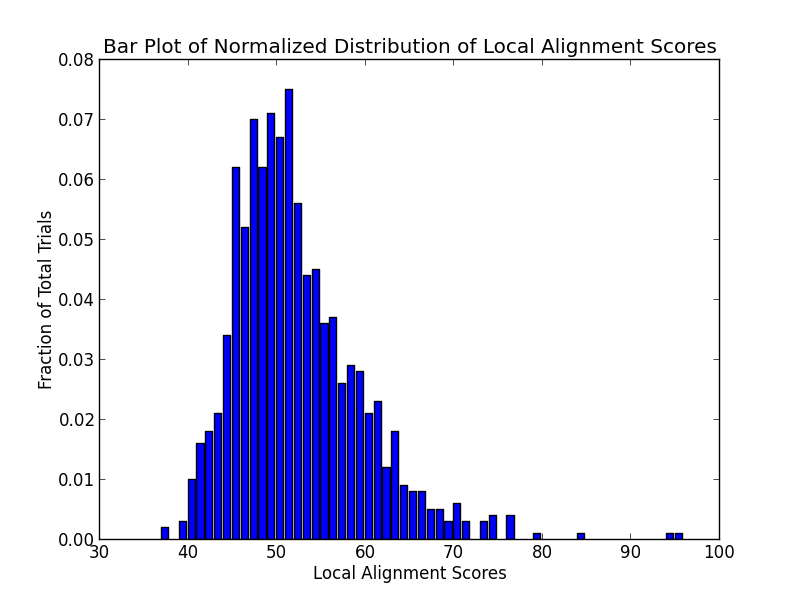

This chart was generated by the following Python code:
#!/usr/bin/python

import alg_application4_provided as app4
import collections
import matplotlib.pyplot as plt
import numpy
import proj4
import random


LOCAL_ALIGNMENT_SCORE = 875
TRIALS = 1000


random.seed(1234)


def BarPlot(scoring_dist):
    total = sum(scoring_dist.itervalues())
    x, y = [], []
    for score in sorted(scoring_dist):
        x.append(score)
        y.append(float(scoring_dist[score])/total)
    plt.bar(x, y)
    plt.ylabel('Fraction of Total Trials')
    plt.xlabel('Local Alignment Scores')
    plt.title('Bar Plot of Normalized Distribution of Local Alignment Scores')
    plt.show()


def GenNullDist(seq_x, seq_y, scoring_matrix, num_trials):
    rand_y = list(seq_y)
    scoring_dist = collections.Counter()
    for _ in xrange(num_trials):
        random.shuffle(rand_y)
        alignment_matrix = proj4.compute_alignment_matrix(
            seq_x, rand_y, scoring_matrix, False)
        score, _, _ = proj4.compute_local_alignment(
            seq_x, rand_y, scoring_matrix, alignment_matrix)
        scoring_dist[score] += 1
    return scoring_dist


def ZScore(score_list, s):
    mean = numpy.mean(score_list)
    std = numpy.std(score_list)
    z_score = (s - mean) / std
    print 'Mean: {}; Std: {}'.format(mean, std)
    print 'Z-score: {}'.format(z_score)


def main():
    human_protein = app4.read_protein(app4.HUMAN_EYELESS_URL)
    fruitfly_protein = app4.read_protein(app4.FRUITFLY_EYELESS_URL)
    scoring_matrix = app4.read_scoring_matrix(app4.PAM50_URL)
    scoring_dist = GenNullDist(
        human_protein, fruitfly_protein, scoring_matrix, TRIALS)
    BarPlot(scoring_dist)
    ZScore(scoring_dist.keys(), LOCAL_ALIGNMENT_SCORE)


if __name__ == '__main__':
    main()
